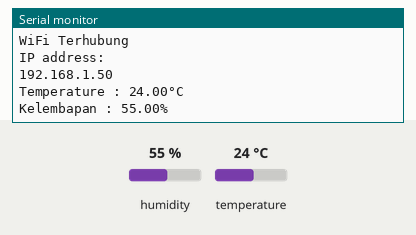
A sketch run on a simulated ESP32. Shown: the last lines printed to the serial monitor. The inputs (shaded band) are chosen by the test bench; at power-on: humidity 55 %, temperature 24 °C. WiFi joins after 1.5 s; servers stay silent unless stated; uploads are accepted with an empty reply.

Above: at 2.7 s.
2.8 s: humidity set to 22 %
At 10.7 s:
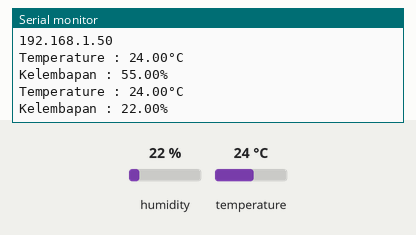
11.0 s: temperature set to 12 °C
At 18.9 s:
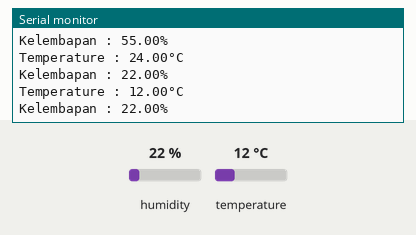
19.2 s: humidity set to 40 %
At 27.6 s:
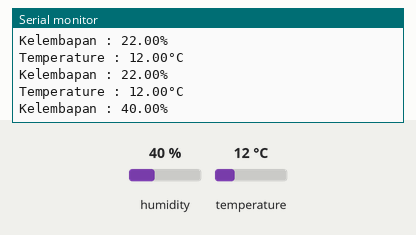
Timing chart, 0 to 29.1 s (numbered marks = the images above; inputs shaded):
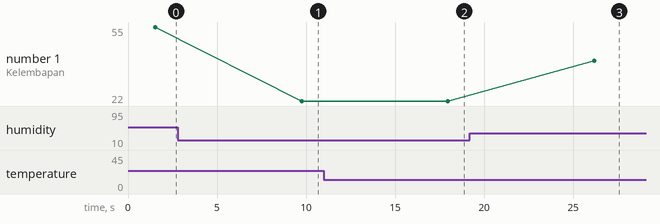

The sketch:

sensor_dht.ino
```cpp
#include <WiFi.h>
#include <HTTPClient.h>
#include <DHT.h>

const char *WIFI_SSID = "xyz";
const char *WIFI_PASS = "muntilan";

// Pin sensor
#define DHTPIN 27
#define DHTTYPE DHT11

DHT dht(DHTPIN, DHTTYPE);

// Mengambil data sensor
float get_temperature() {
  float temperature = dht.readTemperature();
  if (isnan(temperature)) {
    Serial.println("Gagal membaca temperatur!");
    return 0.0;
  } else {
    Serial.print("Temperature : ");
    Serial.print(temperature);
    Serial.println("°C");
    return temperature;
  }
}

float get_humidity() {
  float humidity = dht.readHumidity();
  if (isnan(humidity)) {
    Serial.println("Gagal membaca kelembapan!");
    return 0.0;
  } else {
    Serial.print("Kelembapan : ");
    Serial.print(humidity);
    Serial.println("%");
    return humidity;
  }
}

void setup() {
  Serial.begin(115200);
  dht.begin();

  Serial.println("Connecting to WiFi ");
  Serial.println(WIFI_SSID);

  WiFi.begin(WIFI_SSID, WIFI_PASS);
  while (WiFi.status() != WL_CONNECTED) {
    delay(500);
    Serial.print("Menghubungkan WiFi.....");
  }
  Serial.println("");
  Serial.println("WiFi Terhubung");
  Serial.println("IP address: ");
  Serial.println(WiFi.localIP());
}

void loop() {
  float temperature = get_temperature();
  float humidity = get_humidity();

  if (WiFi.status() == WL_CONNECTED) {
    HTTPClient http;
    http.begin("http://192.168.116.49:5000/sensor/data");
    http.addHeader("Content-Type", "application/json");

    String payload = "{\"temperature\":" + String(temperature) + ",\"humidity\":" + String(humidity, 2) + "}";
    int httpResponseCode = http.POST(payload);

    if (httpResponseCode > 0) {
      String response = http.getString();
      Serial.println(response);
    } else {
      Serial.print("Gagal mengirim data ke server : ");
      Serial.println(httpResponseCode);
    }
    http.end();
  } else {
    Serial.println("Koneksi ke WiFi error!");
  }

  delay(8000);
}
```

Measured:
- after the input at 2.8 s, the serial monitor: prints a new line after 7.0 s (image 1)
- after the input at 11.0 s, the serial monitor: prints a new line after 7.0 s (image 2)
- after the input at 19.2 s, the serial monitor: prints a new line after 7.0 s (image 3)
- plotted number 1: 55 → 22 after the input at 2.8 s, 22 → 40 after the input at 19.2 s
